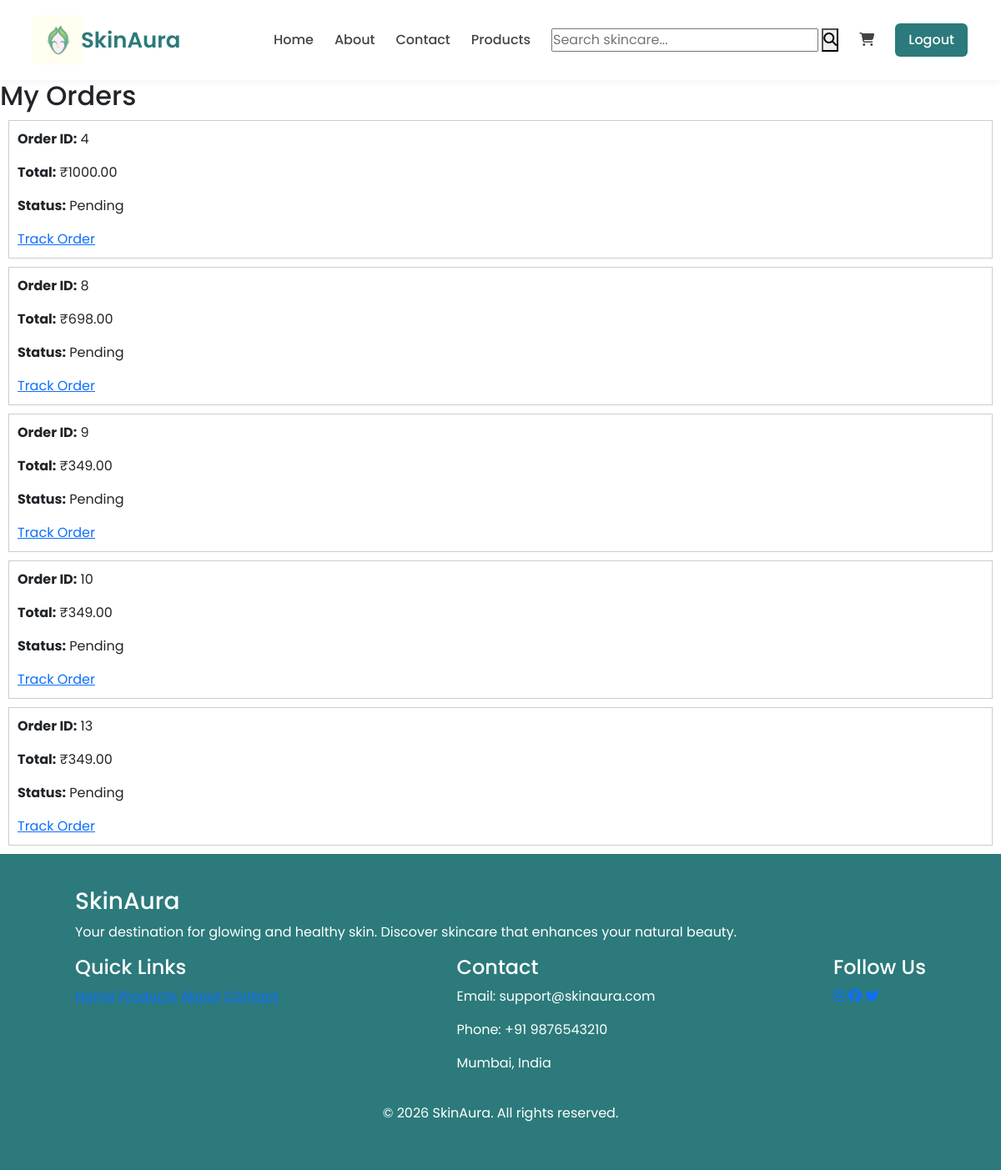
The app's page /my-orders/ (signed in) with its own data.
### home/models.py (models this page shows, shortened)
class Order(models.Model):
    STATUS_CHOICES = (
        ('Pending', 'Pending'),
        ('Confirmed', 'Confirmed'),
        ('Shipped', 'Shipped'),
        ('Delivered', 'Delivered'),
        ('Cancelled', 'Cancelled'),
    )
    user = models.ForeignKey(User, on_delete=models.CASCADE, null=True, blank=True)
    customer_name = models.CharField(max_length=100)
    email = models.EmailField()
    address = models.TextField()
    total_amount = models.DecimalField(max_digits=10, decimal_places=2)
    status = models.CharField(
        max_length=20,
        choices=STATUS_CHOICES,
        default='Pending'
    )
    created_at = models.DateTimeField(auto_now_add=True)

### home/views.py (the view)
# urls.py: path('my-orders/', views.my_orders, name='my_orders'),
@login_required
def my_orders(request):
    orders = Order.objects.filter(user=request.user)
    return render(request, 'home/my_orders.html', {'orders': orders})

### home/templates/home/my_orders.html
{% extends "home/base.html" %}
{% block content %}
<h2>My Orders</h2>
{% if orders %}
    {% for order in orders %}
        <div style="border:1px solid #ccc; padding:10px; margin:10px;">
            <p><strong>Order ID:</strong> {{ order.id }}</p>
            <p><strong>Total:</strong> ₹{{ order.total_amount }}</p>
            <p><strong>Status:</strong> {{ order.status }}</p>
            <a href="{% url 'track_order' order.id %}">Track Order</a>
        </div>
    {% endfor %}
{% else %}
    <p>No orders yet.</p>
{% endif %}
{% endblock %}

### home/static/home/style.css (style rules this page uses)
* { margin: 0; padding: 0; box-sizing: border-box; }
body { font-family: 'Poppins', sans-serif; }

### records on screen
Order: id "4", total_amount "1000.00", status "Pending"
Order: id "8", total_amount "698.00", status "Pending"
Order: id "9", total_amount "349.00", status "Pending"
Order: id "10", total_amount "349.00", status "Pending"
Order: id "13", total_amount "349.00", status "Pending"
